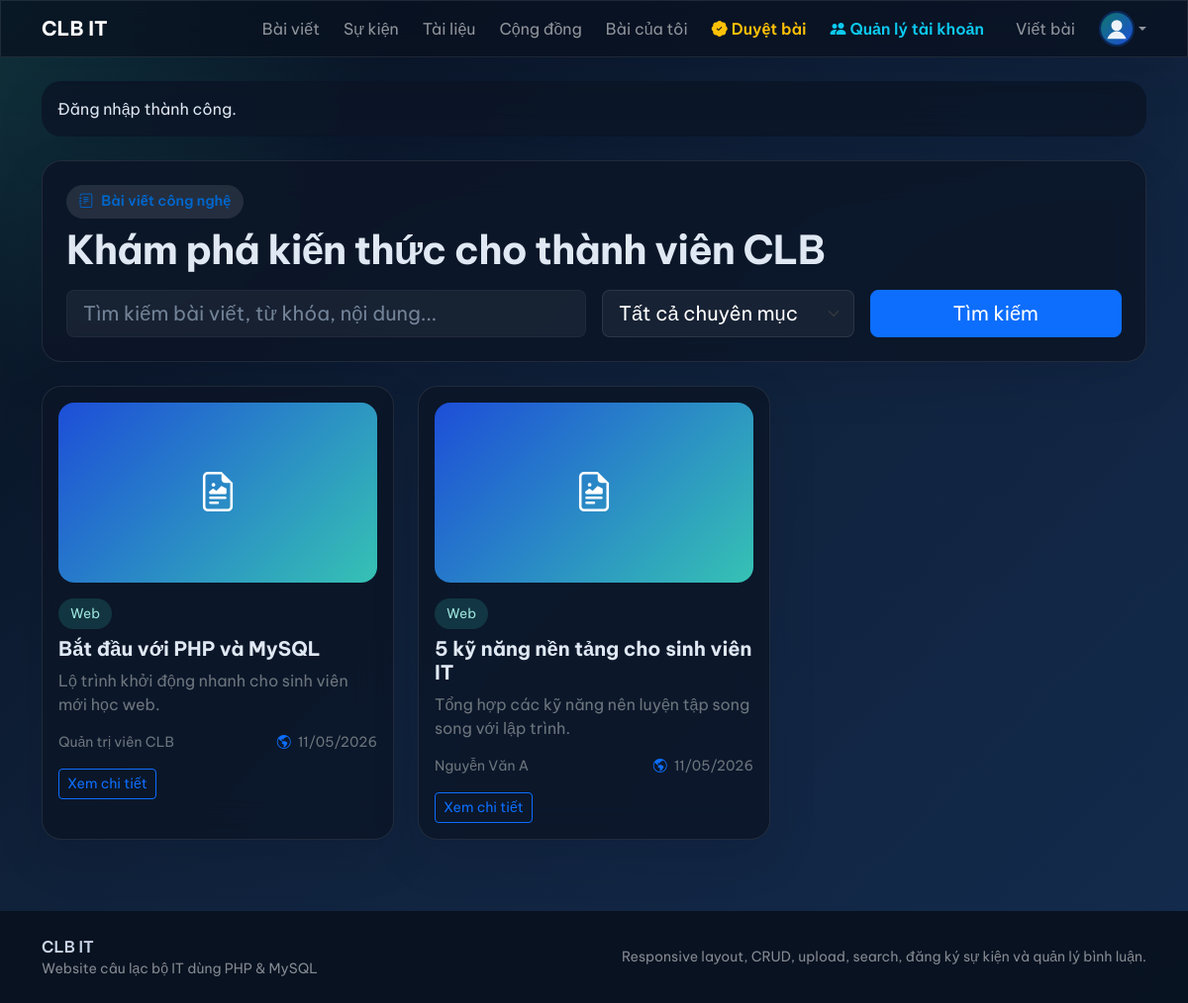
Screenshot of /posts.php (signed in) with the database file from the repository.
### tables this page shows
CREATE TABLE posts (
    id INT AUTO_INCREMENT PRIMARY KEY,
    title VARCHAR(255) NOT NULL,
    slug VARCHAR(255) NOT NULL UNIQUE,
    excerpt VARCHAR(300) NOT NULL,
    content LONGTEXT NOT NULL,
    image VARCHAR(255) NULL,
    images TEXT NULL,
    files TEXT NULL,
    category_id INT NOT NULL,
    user_id INT NOT NULL,
    status ENUM('draft', 'published', 'pending') NOT NULL DEFAULT 'pending',
    privacy ENUM('public', 'private') NOT NULL DEFAULT 'public',
    published_at DATETIME NULL,
    created_at TIMESTAMP DEFAULT CURRENT_TIMESTAMP,
    updated_at TIMESTAMP DEFAULT CURRENT_TIMESTAMP ON UPDATE CURRENT_TIMESTAMP,
    CONSTRAINT fk_posts_category FOREIGN KEY (category_id) REFERENCES categories(id) ON DELETE RESTRICT,
    CONSTRAINT fk_posts_user FOREIGN KEY (user_id) REFERENCES users(id) ON DELETE CASCADE,
    INDEX idx_posts_category (category_id),
    INDEX idx_posts_user (user_id),
    INDEX idx_posts_status_date (status, published_at)
);

CREATE TABLE categories (
    id INT AUTO_INCREMENT PRIMARY KEY,
    name VARCHAR(100) NOT NULL UNIQUE,
    slug VARCHAR(120) NOT NULL UNIQUE,
    created_at TIMESTAMP DEFAULT CURRENT_TIMESTAMP,
    updated_at TIMESTAMP DEFAULT CURRENT_TIMESTAMP ON UPDATE CURRENT_TIMESTAMP
);

CREATE TABLE users (
    id INT AUTO_INCREMENT PRIMARY KEY,
    fullname VARCHAR(100) NOT NULL,
    email VARCHAR(120) NOT NULL UNIQUE,
    password VARCHAR(255) NOT NULL,
    avatar VARCHAR(255) NULL,
    bio TEXT NULL,
    skills VARCHAR(255) NULL,
    role ENUM('admin', 'member') NOT NULL DEFAULT 'member',
    status ENUM('active', 'locked') NOT NULL DEFAULT 'active',
    created_at TIMESTAMP DEFAULT CURRENT_TIMESTAMP,
    updated_at TIMESTAMP DEFAULT CURRENT_TIMESTAMP ON UPDATE CURRENT_TIMESTAMP,
    INDEX idx_users_role_status (role, status)
);

### includes/functions.php (called while the page is built, shortened)
<?php
function e(?string $value): string
{
    return htmlspecialchars((string) $value, ENT_QUOTES, 'UTF-8');
}
function format_date(?string $value): string
{
    return date('d/m/Y', strtotime($value));
}
function short_text(?string $value, int $limit = 140): string
{
    $value = trim((string) $value);
    if (mb_strlen($value) <= $limit) {
        return $value;
    }
    return mb_substr($value, 0, $limit - 3) . '...';
}

### config/database.php (called while the page is built, shortened)
<?php
function db(): PDO
{
    static $pdo = null;
    if ($pdo instanceof PDO) {
        return $pdo;
    }
    $dsn = 'mysql:host=' . DB_HOST . ';dbname=' . DB_NAME . ';charset=utf8mb4';
    $pdo = new PDO($dsn, DB_USER, DB_PASS, [
        PDO::ATTR_ERRMODE => PDO::ERRMODE_EXCEPTION,
        PDO::ATTR_DEFAULT_FETCH_MODE => PDO::FETCH_ASSOC,
        PDO::ATTR_EMULATE_PREPARES => false,
    ]);
    return $pdo;
}

### posts.php (the view, shortened to what this page needs)
<?php
require_once __DIR__ . '/config/database.php';
require_once __DIR__ . '/includes/functions.php';
$search = trim($_GET['q'] ?? '');
$page = safe_page((int) ($_GET['page'] ?? 1));
$perPage = 6;
$offset = ($page - 1) * $perPage;
$currentUserId = current_user_id() ?? 0;
$where = ["p.status = 'published'", "(p.privacy = 'public' OR p.user_id = :current_user_id)"];
$params = ['current_user_id' => $currentUserId];
$whereSql = implode(' AND ', $where);
$listSql = "SELECT p.id, p.title, p.slug, p.excerpt, p.image, p.images, p.published_at, p.privacy, c.name AS category_name, u.fullname AS author_name
            FROM posts p
            INNER JOIN categories c ON c.id = p.category_id
            INNER JOIN users u ON u.id = p.user_id
            WHERE $whereSql
            ORDER BY COALESCE(p.published_at, p.created_at) DESC
            LIMIT :limit OFFSET :offset";
$listStmt = db()->prepare($listSql);
foreach ($params as $key => $value) {
    $listStmt->bindValue(':' . $key, $value);
}
$listStmt->bindValue(':limit', $perPage, PDO::PARAM_INT);
$listStmt->bindValue(':offset', $offset, PDO::PARAM_INT);
$listStmt->execute();
$posts = $listStmt->fetchAll();
require_once __DIR__ . '/includes/header.php';
?>
<div class="clubit-card p-4 mb-4">
    <div class="d-flex flex-column flex-lg-row justify-content-between gap-3 align-items-lg-center mb-3">
        <div>
            <div class="hero-kicker mb-2"><i class="bi bi-journal-text"></i> Bài viết công nghệ</div>
            <h1 class="section-title mb-0">Khám phá kiến thức cho thành viên CLB</h1>
        </div>
    </div>
    <form method="get" class="row g-3" data-live-search-form>
        <div class="col-lg-6">
            <input type="text" name="q" class="form-control form-control-lg" value="<?php echo e($search); ?>" placeholder="Tìm kiếm bài viết, từ khóa, nội dung...">
        </div>
        <div class="col-lg-3">
            <select name="category_id" class="form-select form-select-lg" data-post-filter-type>
                <option value="0">Tất cả chuyên mục</option>
            </select>
        </div>
        <div class="col-lg-3 d-grid">
            <button class="btn btn-primary btn-lg">Tìm kiếm</button>
        </div>
    </form>
</div>
<div class="row g-4">
    <?php foreach ($posts as $index => $post): ?>
        <div class="col-md-6 col-xl-4">
            <div class="clubit-card h-100 p-3 card-hover animate-on-scroll" style="transition-delay: <?php echo $index * 50; ?>ms;">
                <?php
                $postImages = !empty($post['images']) ? json_decode($post['images'], true) : [];
                $displayImage = !empty($postImages) ? $postImages[0] : (!empty($post['image']) ? $post['image'] : '');
                if (!empty($displayImage)):
                ?>
                    <img src="<?php echo e(UPLOAD_URL . '/' . $displayImage); ?>" class="card-media mb-3" alt="<?php echo e($post['title']); ?>">
                <?php else: ?>
                    <div class="card-media mb-3 d-flex align-items-center justify-content-center text-white"><i class="bi bi-file-earmark-richtext fs-1"></i></div>
                <?php endif; ?>
                <span class="soft-badge mb-2"><?php echo e($post['category_name']); ?></span>
                <h5 class="fw-bold"><?php echo e($post['title']); ?></h5>
                <p class="text-secondary mb-3"><?php echo e(short_text($post['excerpt'], 120)); ?></p>
                <div class="small text-secondary d-flex justify-content-between align-items-center">
                    <span><?php echo e($post['author_name']); ?></span>
                    <span>
                        <?php if (($post['privacy'] ?? 'public') === 'private'): ?>
                            <i class="bi bi-lock-fill text-warning me-1" title="Riêng tư"></i>
                        <?php else: ?>
                            <i class="bi bi-globe-americas text-primary me-1" title="Công khai"></i>
                        <?php endif; ?>
                        <?php echo e(format_date($post['published_at'])); ?>
                    </span>
                </div>
                <a href="<?php echo e(BASE_URL); ?>/post.php?id=<?php echo (int) $post['id']; ?>" class="btn btn-outline-primary btn-sm mt-3">Xem chi tiết</a>
            </div>
        </div>
    <?php endforeach; ?>
</div>
<?php require_once __DIR__ . '/includes/footer.php'; ?>

### assets/css/app.css (style rules this page uses)
:root, [data-theme="dark"] { --clubit-bg: #07111f; --clubit-bg-gradient: radial-gradient(circle at top left, rgba(54, 194, 180, 0.2), transparent 25%), linear-gradient(135deg, #07111f 0%, #10213a 42%, #132b4d 100%); --clubit-surface: rgba(12, 21, 39, 0.84); --clubit-card: rgba(12, 21, 39, 0.82); --clubit-accent: #36c2b4; --clubit-accent-2: #1d4ed8; --clubit-text: #dfe8f3; --clubit-muted: #93a4ba; --clubit-border: rgba(255, 255, 255, 0.09); --clubit-nav-bg: rgba(8, 17, 31, 0.76); --clubit-dropdown-bg: #0c1527; --clubit-dropdown-color: #dfe8f3; --clubit-dropdown-border: rgba(255, 255, 255, 0.09); --clubit-dropdown-hover-bg: rgba(54, 194, 180, 0.16); --clubit-input-bg: rgba(255, 255, 255, 0.05); --clubit-input-border: rgba(255, 255, 255, 0.09); --clubit-input-color: #ffffff; --clubit-chat-msg-other: rgba(255, 255, 255, 0.05); --clubit-chat-msg-mine: rgba(54, 194, 180, 0.12); --clubit-chat-msg-other-border: rgba(255, 255, 255, 0.08); --clubit-chat-msg-mine-border: rgba(54, 194, 180, 0.22); }
* { box-sizing: border-box; }
body { font-family: 'Be Vietnam Pro', sans-serif; background: var(--clubit-bg-gradient); color: var(--clubit-text); transition: background 0.3s ease, color 0.3s ease; display: flex; flex-direction: column; min-height: 100vh; }
body.clubit-logged-in { background: var(--clubit-bg-gradient); color: var(--clubit-text); }
.navbar-glass, .clubit-card, .clubit-panel, .sidebar-glass { backdrop-filter: blur(18px); border: 1px solid var(--clubit-border); box-shadow: 0 18px 50px rgba(2, 8, 23, 0.12); transition: border-color 0.3s ease, box-shadow 0.3s ease; }
.clubit-card, .clubit-panel { background: var(--clubit-card); border-radius: 1.25rem; color: var(--clubit-text); }
.hero-kicker { display: inline-flex; align-items: center; gap: 0.5rem; padding: 0.4rem 0.8rem; border-radius: 999px; background: rgba(255, 255, 255, 0.1); color: #0066cc; font-size: 0.9rem; font-weight: 600; }
.section-title { font-weight: 700; letter-spacing: -0.02em; }
.soft-badge { display: inline-flex; align-items: center; gap: 0.4rem; border-radius: 999px; padding: 0.35rem 0.75rem; font-size: 0.85rem; background: rgba(54, 194, 180, 0.12); color: #0f766e; }
body.clubit-logged-in .soft-badge { background: rgba(54, 194, 180, 0.18); color: #9ce5dc; }
.card-media { aspect-ratio: 16 / 9; border-radius: 1rem; object-fit: cover; width: 100%; background: linear-gradient(135deg, #1d4ed8, #36c2b4); }
.animate-on-scroll { opacity: 0; transform: translateY(30px); transition: opacity 0.6s ease-out, transform 0.6s cubic-bezier(0.2, 0.8, 0.2, 1); }
.animate-on-scroll.visible { opacity: 1; transform: translateY(0); }
.card-hover { transition: transform 0.3s ease, box-shadow 0.3s ease; }
.form-control, .form-select { background-color: var(--clubit-input-bg) !important; border-color: var(--clubit-input-border) !important; color: var(--clubit-input-color) !important; transition: background-color 0.3s ease, border-color 0.3s ease, color 0.3s ease; }
.form-select option { background-color: var(--clubit-dropdown-bg) !important; color: var(--clubit-dropdown-color) !important; }
.form-control::placeholder { color: var(--clubit-muted) !important; opacity: 0.75; }

### rows the page displays
posts: category.name "Web", title "Bắt đầu với PHP và MySQL", excerpt "Lộ trình khởi động nhanh cho sinh viên mới học web.", user.fullname "Quản trị viên CLB", privacy "public" (drawn), published_at "11/05/2026"
posts: category.name "Web", title "5 kỹ năng nền tảng cho sinh viên IT", excerpt "Tổng hợp các kỹ năng nên luyện tập song song với lập trình.", user.fullname "Nguyễn Văn A", privacy "public" (drawn), published_at "11/05/2026"

### other values shown
APP_NAME "CLB IT"
$flash['message'] "Đăng nhập thành công."
